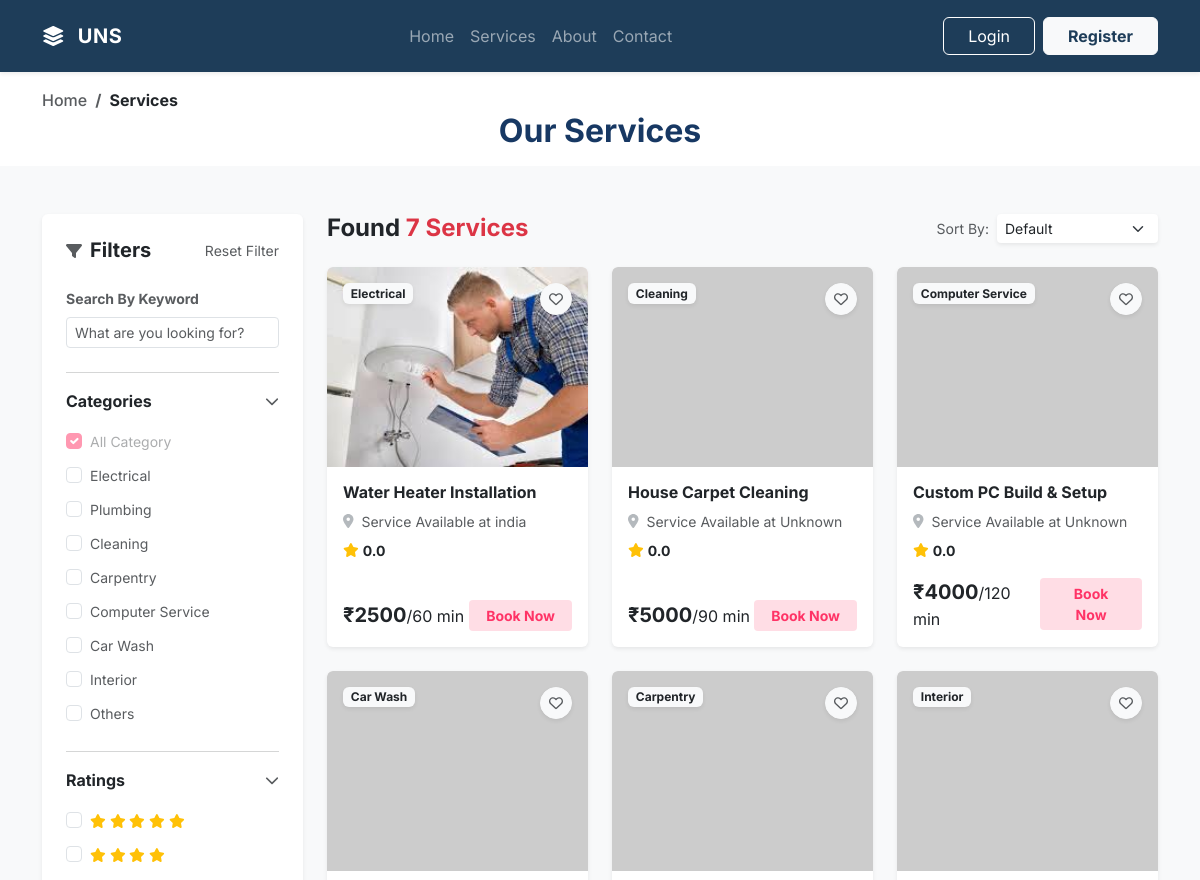
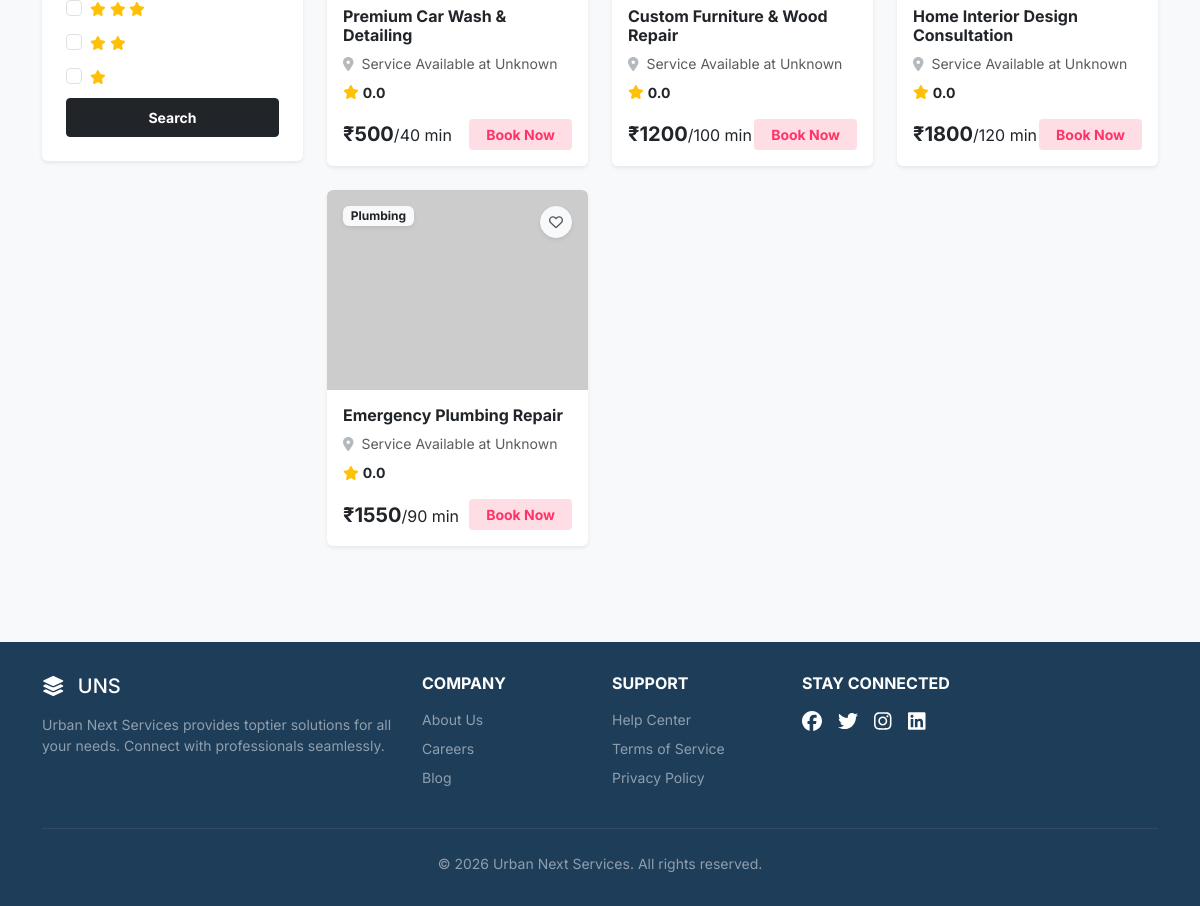
Page /services/ on the committed database (2 pictures, top to bottom).
### services/models.py (models this page shows, shortened)
class ServiceType(models.Model):
    name = models.CharField(max_length=100)
    icon = models.ImageField(upload_to="category_icons/", null=True, blank=True)
    description = models.TextField(blank=True)
    is_active = models.BooleanField(default=True)

class Service(models.Model):
    category = models.ForeignKey(ServiceType, on_delete=models.CASCADE, related_name="services")
    image = models.ImageField(upload_to="service_images/", null=True, blank=True)
    icon = models.ImageField(upload_to="service_icons/", null=True, blank=True)
    name = models.CharField(max_length=150)
    description = models.TextField()
    base_price = models.DecimalField(max_digits=8, decimal_places=2)
    estimated_duration_minutes = models.IntegerField()
    is_active = models.BooleanField(default=True)

class ProviderService(models.Model):
    provider = models.ForeignKey(ProviderProfile, on_delete=models.CASCADE, related_name="services")
    service = models.ForeignKey(Service, on_delete=models.CASCADE, related_name="provider_services")
    custom_price = models.DecimalField(max_digits=8, decimal_places=2)
    is_active = models.BooleanField(default=True)

### accounts/models.py (models this page shows, shortened)
class ProviderProfile(models.Model):
    user = models.OneToOneField(User, on_delete=models.CASCADE)
    profile_picture = models.ImageField(upload_to="profile_pictures/", null=True, blank=True)
    experience_years = models.IntegerField(default=0)
    bio = models.TextField(blank=True)
    service_radius_km = models.IntegerField(default=10)
    is_available = models.BooleanField(default=True)
    is_approved = models.BooleanField(default=False)
    rating = models.FloatField(default=0)
    total_jobs = models.IntegerField(default=0)
    created_at = models.DateTimeField(auto_now_add=True)

class User(models.Model):
    ROLE_CHOICES = (
        ('CUSTOMER', 'Customer'),
        ('PROVIDER', 'Provider'),
    )
    username = models.CharField(max_length=120)
    email = models.EmailField(unique=True)
    password = models.CharField(max_length=255)  # store hashed password
    phone = models.IntegerField()
    role = models.CharField(max_length=20, choices=ROLE_CHOICES, default='CUSTOMER')
    first_name = models.CharField(max_length=100, blank=True, null=True)
    last_name = models.CharField(max_length=100, blank=True, null=True)
    city = models.CharField(max_length=100, blank=True, null=True)
    address = models.TextField(blank=True, null=True)
    is_active = models.BooleanField(default=True)
    is_verified = models.BooleanField(default=False)
    created_at = models.DateTimeField(auto_now_add=True)

### services/views.py (the view, shortened to what this page needs)
# urls.py: path('', views.services_list, name='services_list'),
def services_list(request):
    services = Service.objects.filter(is_active=True).annotate(
        avg_rating=Avg('booking__review__rating'),
        review_count=Count('booking__review')
    )
    categories = ServiceType.objects.filter(is_active=True)
    search_query = request.GET.get('keyword', '')
    category_filters = request.GET.getlist('categories')
    rating_filters = request.GET.getlist('ratings')
    sort_by = request.GET.get('sort', '')
    if search_query:
        services = services.filter(
            Q(name__icontains=search_query) |
            Q(description__icontains=search_query)
        )
    if category_filters:
        services = services.filter(category__id__in=category_filters)
    if sort_by == 'price_low':
        services = services.order_by('base_price')
    elif sort_by == 'price_high':
        services = services.order_by('-base_price')
    elif sort_by == 'rating':
        services = services.order_by('-avg_rating')
    context = {
        'services': services,
        'categories': categories,
        'search_query': search_query,
        'selected_categories': [int(x) for x in category_filters],
        'selected_ratings': [int(x) for x in rating_filters],
        'sort_by': sort_by,
        'total_services': services.count()
    }
    return render(request, 'services/services.html', context)

### services/templates/services/services.html (shortened to what this page needs)
{% extends 'base.html' %}
{% load static %}
{% block content %}
<div class="py-3" style="background-color: #ffffffff;">
    <div class="container text-center">
        <nav aria-label="breadcrumb">
            <ol class="breadcrumb mb-0 small fw-medium">
                <li class="breadcrumb-item"><a href="{% url 'uns' %}" class="text-decoration-none text-muted">Home</a></li>
                <li class="breadcrumb-item active fw-bold text-dark" aria-current="page">Services</li>
            </ol>
            <h2 class="h2 fw-bold mb-0 " style="color: #173863;">Our Services</h2>
        </nav>
    </div>
</div>
<section class="py-5">
    <div class="container">
        <div class="row">
            <div class="col-lg-3 mb-5 mb-lg-0">
                <form id="filterForm" action="{% url 'services:services_list' %}" method="GET">
                    <div class="card border-0 shadow-sm p-4">
                        <div class="d-flex justify-content-between align-items-center mb-4">
                            <h5 class="fw-bold mb-0 text-dark"><i class="fa-solid fa-filter me-2 fs-6 text-muted"></i>Filters</h5>
                            <a href="{% url 'services:services_list' %}" class="small text-muted text-decoration-none hover-link">Reset Filter</a>
                        </div>
                        <div class="mb-2">
                            <label class="form-label small fw-bold text-muted">Search By Keyword</label>
                            <input type="text" name="keyword" class="form-control form-control-sm rounded-1"
                                   placeholder="What are you looking for?" value="{{ search_query }}">
                        </div>
                        <hr class="text-muted opacity-25">
                        <div class="mb-2">
                            <div class="d-flex justify-content-between align-items-center mb-3 pointer" data-bs-toggle="collapse" data-bs-target="#categoriesCollapse">
                                <label class="form-label mb-0 fw-bold text-dark">Categories</label>
                                <i class="fa-solid fa-chevron-down small text-muted"></i>
                            </div>
                            <div class="collapse show" id="categoriesCollapse">
                                <div class="d-flex flex-column gap-2">
                                    <div class="form-check">
                                        <input class="form-check-input" type="checkbox" id="cat_all"
                                        {% if not selected_categories %}checked{% endif %} disabled>
                                        <label class="form-check-label small text-muted" for="cat_all">All Category</label>
                                    </div>
                                    {% for category in categories %}
                                    <div class="form-check">
                                        <input class="form-check-input" type="checkbox" name="categories" value="{{ category.id }}" id="cat_{{ category.id }}"
                                        {% if category.id in selected_categories %}checked{% endif %}>
                                        <label class="form-check-label small text-muted" for="cat_{{ category.id }}">
                                            {{ category.name }}
                                        </label>
                                    </div>
                                    {% endfor %}
                                </div>
                            </div>
                        </div>
                        <hr class="text-muted opacity-25">
                        <div class="mb-2">
                            <div class="d-flex justify-content-between align-items-center mb-3 pointer" data-bs-toggle="collapse" data-bs-target="#ratingsCollapse">
                                <label class="form-label mb-0 fw-bold text-dark">Ratings</label>
                                <i class="fa-solid fa-chevron-down small text-muted"></i>
                            </div>
                            <div class="collapse show" id="ratingsCollapse">
                                <div class="d-flex flex-column gap-2">
                                    {% for i in "54321" %}
                                    <div class="form-check">
                                        <input class="form-check-input" type="checkbox" name="ratings" value="{{ i }}" id="rating_{{ i }}"
                                        {% if i in selected_ratings %}checked{% endif %}>
                                        <label class="form-check-label small text-warning" for="rating_{{ i }}">
                                            {% for j in "x"|rjust:i %}
                                            <i class="fa-solid fa-star"></i>
                                            {% endfor %}
                                        </label>
                                    </div>
                                    {% endfor %}
                                </div>
                            </div>
                        </div>
                        <div class="d-grid">
                            <button type="submit" class="btn btn-dark btn-sm py-2 rounded-1 fw-bold">Search</button>
                        </div>
                    </div>
                </form>
            </div>
            <div class="col-lg-9">
                <div class="d-flex flex-column flex-md-row justify-content-between align-items-md-center mb-4">
                    <h4 class="fw-bold mb-3 mb-md-0">Found <span class="text-danger">{{ total_services }} Services</span></h4>
                    <div class="d-flex align-items-center">
                        <label class="small text-muted me-2 text-nowrap">Sort By:</label>
                        <select class="form-select form-select-sm border-0 shadow-sm rounded-1" style="min-width: 150px;"
                                onchange="document.querySelector('input[name=sort]').value=this.value; document.getElementById('filterForm').submit();">
                            <option value="" {% if not sort_by %}selected{% endif %}>Default</option>
                        </select>
                    </div>
                </div>
                <div class="row g-4">
                    {% for service in services %}
                    <div class="col-md-6 col-lg-4">
                        <div class="card h-100 border-0 shadow-sm hover-card overflow-hidden service-list-card">
                            <div class="position-relative">
                                {% if service.icon %}
                                <img src="{{ service.icon.url }}" class="card-img-top" style="height: 200px; object-fit: cover;" alt="{{ service.name }}">
                                {% else %}
                                <img src="https://picsum.photos/seed/{{ service.name|urlencode }}/400x300/?random" class="card-img-top" style="height: 200px; object-fit: cover;" alt="{{ service.name }}">
                                {% endif %}
                                <span class="badge bg-light text-dark position-absolute top-0 start-0 m-3 shadow-sm">{{ service.category.name }}</span>
                                <button class="btn btn-light rounded-circle position-absolute top-0 end-0 m-3 shadow-sm p-1 d-flex align-items-center justify-content-center" style="width: 32px; height: 32px;">
                                    <i class="fa-regular fa-heart text-muted small"></i>
                                </button>
                            </div>
                            <div class="card-body d-flex flex-column p-3">
                                <h6 class="card-title fw-bold mb-2 text-dark">{{ service.name|truncatechars:40 }}</h6>
                                <div class="mb-2 text-muted small">
                                    <i class="fa-solid fa-location-dot me-1 text-secondary opacity-50"></i> Service Available at {{ service.provider_services.first.provider.user.city|default:"Unknown" }}
                                </div>
                                <div class="mb-3 d-flex align-items-center small">
                                    <i class="fa-solid fa-star text-warning me-1"></i>
                                    <span class="fw-bold">{{ service.avg_rating|default:"0.0"|floatformat:1 }}</span>
                                </div>
                                <div class="mt-auto d-flex justify-content-between align-items-center">
                                    <div>
                                        <span class="fw-bold fs-5 text-dark">₹{{ service.base_price|floatformat:0 }}</span>/{{ service.estimated_duration_minutes }} min
                                    </div>
                                    <a href="{% url 'services:service_detail' service.id %}" class="btn btn-sm text-white px-3 py-1 rounded-1 fw-bold" style="background-color: #ffdde5; color: #ff3366 !important;">Book Now</a>
                                </div>
                            </div>
                        </div>
                    </div>
                    {% endfor %}
                </div>
            </div>
        </div>
    </div>
</section>
{% endblock %}

### static/css/style.css (style rules this page uses)
:root { --primary-color: #1e3d59; --secondary-color: #ff6e40; --light-bg: #f8f9fa; --dark-bg: #111; }
body { font-family: 'Inter', sans-serif; }
.hover-card { transition: transform 0.3s ease, box-shadow 0.3s ease; }

### templates/base.html (style rules this page uses)
body { font-family: 'Inter', sans-serif; display: flex; flex-direction: column; min-height: 100vh; background-color: #f8f9fa; }
.nav-link, .btn { transition: all 0.2s ease-in-out; }

### services/templates/services/services.html (style rules this page uses)
.service-list-card { transition: transform 0.2s; }
.form-check-input:checked { background-color: #ff3366; border-color: #ff3366; }

### rows in the picture
ServiceType: name "Electrical"
ServiceType: name "Plumbing"
ServiceType: name "Cleaning"
ServiceType: name "Carpentry"
ServiceType: name "Computer Service"
ServiceType: name "Car Wash"
ServiceType: name "Interior"
ServiceType: name "Others"
Service: icon (picture), category.name "Electrical", name "Water Heater Installation", provider_services.first.provider.user.city "india", avg_rating "0.0", base_price "2500", estimated_duration_minutes "60"
Service: category.name "Cleaning", name "House Carpet Cleaning", provider_services.first.provider.user.city "Unknown", avg_rating "0.0", base_price "5000", estimated_duration_minutes "90"
Service: category.name "Computer Service", name "Custom PC Build & Setup", provider_services.first.provider.user.city "Unknown", avg_rating "0.0", base_price "4000", estimated_duration_minutes "120"
Service: category.name "Car Wash", name "Premium Car Wash & Detailing", provider_services.first.provider.user.city "Unknown", avg_rating "0.0", base_price "500", estimated_duration_minutes "40"
Service: category.name "Carpentry", name "Custom Furniture & Wood Repair", provider_services.first.provider.user.city "Unknown", avg_rating "0.0", base_price "1200", estimated_duration_minutes "100"
Service: category.name "Interior", name "Home Interior Design Consultation", provider_services.first.provider.user.city "Unknown", avg_rating "0.0", base_price "1800", estimated_duration_minutes "120"
Service: category.name "Plumbing", name "Emergency Plumbing Repair", provider_services.first.provider.user.city "Unknown", avg_rating "0.0", base_price "1550", estimated_duration_minutes "90"

### other values in the picture
{{ total_services }} "7"
